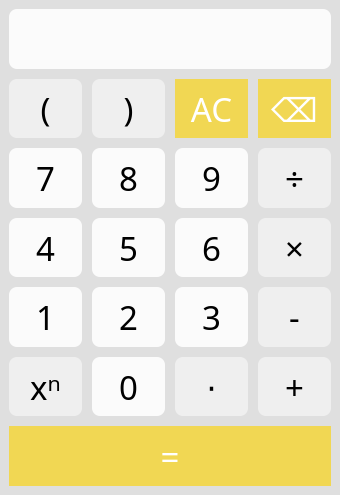
<?xml version="1.0" encoding="UTF-8"?>
<ui version="4.0">
 <class>TheCalculator</class>
 <widget class="QMainWindow" name="TheCalculator">
  <property name="windowModality">
   <enum>Qt::ApplicationModal</enum>
  </property>
  <property name="geometry">
   <rect>
    <x>0</x>
    <y>0</y>
    <width>340</width>
    <height>495</height>
   </rect>
  </property>
  <property name="sizePolicy">
   <sizepolicy hsizetype="Preferred" vsizetype="Preferred">
    <horstretch>0</horstretch>
    <verstretch>0</verstretch>
   </sizepolicy>
  </property>
  <property name="minimumSize">
   <size>
    <width>340</width>
    <height>495</height>
   </size>
  </property>
  <property name="baseSize">
   <size>
    <width>340</width>
    <height>495</height>
   </size>
  </property>
  <property name="font">
   <font>
    <weight>50</weight>
    <italic>false</italic>
    <bold>false</bold>
    <underline>false</underline>
    <strikeout>false</strikeout>
   </font>
  </property>
  <property name="cursor">
   <cursorShape>ArrowCursor</cursorShape>
  </property>
  <property name="mouseTracking">
   <bool>false</bool>
  </property>
  <property name="tabletTracking">
   <bool>false</bool>
  </property>
  <property name="focusPolicy">
   <enum>Qt::NoFocus</enum>
  </property>
  <property name="acceptDrops">
   <bool>false</bool>
  </property>
  <property name="windowTitle">
   <string>The Calculator</string>
  </property>
  <property name="windowIcon">
   <iconset>
    <normaloff>icons/TCLogo1.ico</normaloff>icons/TCLogo1.ico</iconset>
  </property>
  <property name="styleSheet">
   <string notr="true">background-color: rgb(223, 223, 223);
</string>
  </property>
  <property name="tabShape">
   <enum>QTabWidget::Rounded</enum>
  </property>
  <property name="dockNestingEnabled">
   <bool>true</bool>
  </property>
  <widget class="QWidget" name="centralwidget">
   <property name="sizePolicy">
    <sizepolicy hsizetype="Maximum" vsizetype="Maximum">
     <horstretch>0</horstretch>
     <verstretch>0</verstretch>
    </sizepolicy>
   </property>
   <layout class="QVBoxLayout" name="verticalLayout">
    <item>
     <layout class="QGridLayout" name="gridLayout" rowstretch="0,0,0,0,0,0,0" columnstretch="0,0,0,0">
      <property name="sizeConstraint">
       <enum>QLayout::SetMaximumSize</enum>
      </property>
      <property name="leftMargin">
       <number>0</number>
      </property>
      <property name="topMargin">
       <number>0</number>
      </property>
      <property name="rightMargin">
       <number>0</number>
      </property>
      <property name="bottomMargin">
       <number>0</number>
      </property>
      <property name="spacing">
       <number>10</number>
      </property>
      <item row="1" column="3">
       <widget class="QPushButton" name="pushB_DEL">
        <property name="sizePolicy">
         <sizepolicy hsizetype="MinimumExpanding" vsizetype="Preferred">
          <horstretch>0</horstretch>
          <verstretch>10</verstretch>
         </sizepolicy>
        </property>
        <property name="font">
         <font>
          <family>SimSun-ExtB</family>
          <pointsize>25</pointsize>
          <weight>50</weight>
          <italic>false</italic>
          <bold>false</bold>
         </font>
        </property>
        <property name="cursor">
         <cursorShape>PointingHandCursor</cursorShape>
        </property>
        <property name="layoutDirection">
         <enum>Qt::LeftToRight</enum>
        </property>
        <property name="styleSheet">
         <string notr="true">QPushButton{
font: 25pt &quot;SimSun-ExtB&quot;;
background-color: #f1d753;
color:#FFFFFF;
border-style:outset;

}
QPushButton:hover{
background-color:#f2dd8e;
}
QPushButton:pressed{
background-color:#e6ba66;
}</string>
        </property>
        <property name="text">
         <string>⌫</string>
        </property>
       </widget>
      </item>
      <item row="1" column="1">
       <widget class="QPushButton" name="pushB_Cbracket">
        <property name="sizePolicy">
         <sizepolicy hsizetype="MinimumExpanding" vsizetype="Preferred">
          <horstretch>0</horstretch>
          <verstretch>10</verstretch>
         </sizepolicy>
        </property>
        <property name="font">
         <font>
          <family>SimSun-ExtB</family>
          <pointsize>25</pointsize>
          <weight>50</weight>
          <italic>false</italic>
          <bold>false</bold>
          <kerning>true</kerning>
         </font>
        </property>
        <property name="cursor">
         <cursorShape>PointingHandCursor</cursorShape>
        </property>
        <property name="styleSheet">
         <string notr="true">QPushButton{
font: 25pt &quot;SimSun-ExtB&quot;;
background-color: rgb(239, 239, 239);
border-style:outset;
border-radius:8px;
}
QPushButton:hover{
background-color:#f4f4f4;
}
QPushButton:pressed{
background-color:#c3c3c3;
}</string>
        </property>
        <property name="text">
         <string>)</string>
        </property>
       </widget>
      </item>
      <item row="1" column="2">
       <widget class="QPushButton" name="pushB_clear">
        <property name="sizePolicy">
         <sizepolicy hsizetype="MinimumExpanding" vsizetype="Preferred">
          <horstretch>0</horstretch>
          <verstretch>10</verstretch>
         </sizepolicy>
        </property>
        <property name="palette">
         <palette>
          <active>
           <colorrole role="WindowText">
            <brush brushstyle="SolidPattern">
             <color alpha="255">
              <red>255</red>
              <green>255</green>
              <blue>255</blue>
             </color>
            </brush>
           </colorrole>
           <colorrole role="Button">
            <brush brushstyle="SolidPattern">
             <color alpha="255">
              <red>241</red>
              <green>215</green>
              <blue>83</blue>
             </color>
            </brush>
           </colorrole>
           <colorrole role="Text">
            <brush brushstyle="SolidPattern">
             <color alpha="255">
              <red>255</red>
              <green>255</green>
              <blue>255</blue>
             </color>
            </brush>
           </colorrole>
           <colorrole role="ButtonText">
            <brush brushstyle="SolidPattern">
             <color alpha="255">
              <red>255</red>
              <green>255</green>
              <blue>255</blue>
             </color>
            </brush>
           </colorrole>
           <colorrole role="Base">
            <brush brushstyle="SolidPattern">
             <color alpha="255">
              <red>241</red>
              <green>215</green>
              <blue>83</blue>
             </color>
            </brush>
           </colorrole>
           <colorrole role="Window">
            <brush brushstyle="SolidPattern">
             <color alpha="255">
              <red>241</red>
              <green>215</green>
              <blue>83</blue>
             </color>
            </brush>
           </colorrole>
          </active>
          <inactive>
           <colorrole role="WindowText">
            <brush brushstyle="SolidPattern">
             <color alpha="255">
              <red>255</red>
              <green>255</green>
              <blue>255</blue>
             </color>
            </brush>
           </colorrole>
           <colorrole role="Button">
            <brush brushstyle="SolidPattern">
             <color alpha="255">
              <red>241</red>
              <green>215</green>
              <blue>83</blue>
             </color>
            </brush>
           </colorrole>
           <colorrole role="Text">
            <brush brushstyle="SolidPattern">
             <color alpha="255">
              <red>255</red>
              <green>255</green>
              <blue>255</blue>
             </color>
            </brush>
           </colorrole>
           <colorrole role="ButtonText">
            <brush brushstyle="SolidPattern">
             <color alpha="255">
              <red>255</red>
              <green>255</green>
              <blue>255</blue>
             </color>
            </brush>
           </colorrole>
           <colorrole role="Base">
            <brush brushstyle="SolidPattern">
             <color alpha="255">
              <red>241</red>
              <green>215</green>
              <blue>83</blue>
             </color>
            </brush>
           </colorrole>
           <colorrole role="Window">
            <brush brushstyle="SolidPattern">
             <color alpha="255">
              <red>241</red>
              <green>215</green>
              <blue>83</blue>
             </color>
            </brush>
           </colorrole>
          </inactive>
          <disabled>
           <colorrole role="WindowText">
            <brush brushstyle="SolidPattern">
             <color alpha="255">
              <red>255</red>
              <green>255</green>
              <blue>255</blue>
             </color>
            </brush>
           </colorrole>
           <colorrole role="Button">
            <brush brushstyle="SolidPattern">
             <color alpha="255">
              <red>241</red>
              <green>215</green>
              <blue>83</blue>
             </color>
            </brush>
           </colorrole>
           <colorrole role="Text">
            <brush brushstyle="SolidPattern">
             <color alpha="255">
              <red>255</red>
              <green>255</green>
              <blue>255</blue>
             </color>
            </brush>
           </colorrole>
           <colorrole role="ButtonText">
            <brush brushstyle="SolidPattern">
             <color alpha="255">
              <red>255</red>
              <green>255</green>
              <blue>255</blue>
             </color>
            </brush>
           </colorrole>
           <colorrole role="Base">
            <brush brushstyle="SolidPattern">
             <color alpha="255">
              <red>241</red>
              <green>215</green>
              <blue>83</blue>
             </color>
            </brush>
           </colorrole>
           <colorrole role="Window">
            <brush brushstyle="SolidPattern">
             <color alpha="255">
              <red>241</red>
              <green>215</green>
              <blue>83</blue>
             </color>
            </brush>
           </colorrole>
          </disabled>
         </palette>
        </property>
        <property name="font">
         <font>
          <family>SimSun-ExtB</family>
          <pointsize>25</pointsize>
          <weight>50</weight>
          <italic>false</italic>
          <bold>false</bold>
          <kerning>true</kerning>
         </font>
        </property>
        <property name="cursor">
         <cursorShape>PointingHandCursor</cursorShape>
        </property>
        <property name="styleSheet">
         <string notr="true">QPushButton{
font: 25pt &quot;SimSun-ExtB&quot;;
background-color: #f1d753;
color:#FFFFFF;
border-style:outset;
}
QPushButton:hover{
background-color:#f2dd8e;
}
QPushButton:pressed{
background-color:#e6ba66;
}</string>
        </property>
        <property name="text">
         <string>AC</string>
        </property>
       </widget>
      </item>
      <item row="3" column="3">
       <widget class="QPushButton" name="pushB_multi">
        <property name="sizePolicy">
         <sizepolicy hsizetype="MinimumExpanding" vsizetype="Preferred">
          <horstretch>0</horstretch>
          <verstretch>10</verstretch>
         </sizepolicy>
        </property>
        <property name="font">
         <font>
          <family>SimSun-ExtB</family>
          <pointsize>25</pointsize>
          <weight>50</weight>
          <italic>false</italic>
          <bold>false</bold>
          <kerning>true</kerning>
         </font>
        </property>
        <property name="cursor">
         <cursorShape>PointingHandCursor</cursorShape>
        </property>
        <property name="styleSheet">
         <string notr="true">QPushButton{
font: 25pt &quot;SimSun-ExtB&quot;;
background-color: rgb(239, 239, 239);
border-style:outset;
border-radius:8px;
}
QPushButton:hover{
background-color:#f4f4f4;
}
QPushButton:pressed{
background-color:#c3c3c3;
}</string>
        </property>
        <property name="text">
         <string>×</string>
        </property>
        <property name="shortcut">
         <string>X</string>
        </property>
       </widget>
      </item>
      <item row="4" column="3">
       <widget class="QPushButton" name="pushB_minus">
        <property name="sizePolicy">
         <sizepolicy hsizetype="MinimumExpanding" vsizetype="Preferred">
          <horstretch>0</horstretch>
          <verstretch>10</verstretch>
         </sizepolicy>
        </property>
        <property name="font">
         <font>
          <family>SimSun-ExtB</family>
          <pointsize>25</pointsize>
          <weight>50</weight>
          <italic>false</italic>
          <bold>false</bold>
          <kerning>true</kerning>
         </font>
        </property>
        <property name="cursor">
         <cursorShape>PointingHandCursor</cursorShape>
        </property>
        <property name="styleSheet">
         <string notr="true">QPushButton{
font: 25pt &quot;SimSun-ExtB&quot;;
background-color: rgb(239, 239, 239);
border-style:outset;
border-radius:8px;
}
QPushButton:hover{
background-color:#f4f4f4;
}
QPushButton:pressed{
background-color:#c3c3c3;
}</string>
        </property>
        <property name="text">
         <string>-</string>
        </property>
        <property name="shortcut">
         <string/>
        </property>
       </widget>
      </item>
      <item row="5" column="3">
       <widget class="QPushButton" name="pushB_plus">
        <property name="sizePolicy">
         <sizepolicy hsizetype="MinimumExpanding" vsizetype="Preferred">
          <horstretch>0</horstretch>
          <verstretch>10</verstretch>
         </sizepolicy>
        </property>
        <property name="font">
         <font>
          <family>SimSun-ExtB</family>
          <pointsize>25</pointsize>
          <weight>50</weight>
          <italic>false</italic>
          <bold>false</bold>
         </font>
        </property>
        <property name="cursor">
         <cursorShape>PointingHandCursor</cursorShape>
        </property>
        <property name="styleSheet">
         <string notr="true">QPushButton{
font: 25pt &quot;SimSun-ExtB&quot;;
background-color: rgb(239, 239, 239);
border-style:outset;
border-radius:8px;
}
QPushButton:hover{
background-color:#f4f4f4;
}
QPushButton:pressed{
background-color:#c3c3c3;
}</string>
        </property>
        <property name="text">
         <string>+</string>
        </property>
        <property name="shortcut">
         <string>+</string>
        </property>
       </widget>
      </item>
      <item row="0" column="0" colspan="4">
       <widget class="QLabel" name="label">
        <property name="sizePolicy">
         <sizepolicy hsizetype="Preferred" vsizetype="Preferred">
          <horstretch>0</horstretch>
          <verstretch>10</verstretch>
         </sizepolicy>
        </property>
        <property name="cursor">
         <cursorShape>ArrowCursor</cursorShape>
        </property>
        <property name="mouseTracking">
         <bool>true</bool>
        </property>
        <property name="styleSheet">
         <string notr="true">font: 25pt &quot;SimSun-ExtB&quot;;
background-color:#fbfbfb;
border-radius:8px;</string>
        </property>
        <property name="text">
         <string/>
        </property>
        <property name="scaledContents">
         <bool>false</bool>
        </property>
        <property name="alignment">
         <set>Qt::AlignRight|Qt::AlignTrailing|Qt::AlignVCenter</set>
        </property>
        <property name="margin">
         <number>5</number>
        </property>
        <property name="indent">
         <number>-1</number>
        </property>
       </widget>
      </item>
      <item row="2" column="3">
       <widget class="QPushButton" name="pushB_div">
        <property name="sizePolicy">
         <sizepolicy hsizetype="MinimumExpanding" vsizetype="Preferred">
          <horstretch>0</horstretch>
          <verstretch>10</verstretch>
         </sizepolicy>
        </property>
        <property name="font">
         <font>
          <family>SimSun-ExtB</family>
          <pointsize>25</pointsize>
          <weight>50</weight>
          <italic>false</italic>
          <bold>false</bold>
          <kerning>true</kerning>
         </font>
        </property>
        <property name="cursor">
         <cursorShape>PointingHandCursor</cursorShape>
        </property>
        <property name="styleSheet">
         <string notr="true">QPushButton{
font: 25pt &quot;SimSun-ExtB&quot;;
background-color: rgb(239, 239, 239);
border-style:outset;
border-radius:8px;
}
QPushButton:hover{
background-color:#f4f4f4;
}
QPushButton:pressed{
background-color:#c3c3c3;
}</string>
        </property>
        <property name="text">
         <string>÷</string>
        </property>
       </widget>
      </item>
      <item row="1" column="0">
       <widget class="QPushButton" name="pushB_Obracket">
        <property name="sizePolicy">
         <sizepolicy hsizetype="MinimumExpanding" vsizetype="Preferred">
          <horstretch>0</horstretch>
          <verstretch>10</verstretch>
         </sizepolicy>
        </property>
        <property name="font">
         <font>
          <family>SimSun-ExtB</family>
          <pointsize>25</pointsize>
          <weight>50</weight>
          <italic>false</italic>
          <bold>false</bold>
          <kerning>true</kerning>
         </font>
        </property>
        <property name="cursor">
         <cursorShape>PointingHandCursor</cursorShape>
        </property>
        <property name="tabletTracking">
         <bool>false</bool>
        </property>
        <property name="acceptDrops">
         <bool>false</bool>
        </property>
        <property name="layoutDirection">
         <enum>Qt::LeftToRight</enum>
        </property>
        <property name="autoFillBackground">
         <bool>false</bool>
        </property>
        <property name="styleSheet">
         <string notr="true">QPushButton{
font: 25pt &quot;SimSun-ExtB&quot;;
background-color: rgb(239, 239, 239);
border-style:outset;
border-radius:8px;
}
QPushButton:hover{
background-color:#f4f4f4;
}
QPushButton:pressed{
background-color:#c3c3c3;
}</string>
        </property>
        <property name="text">
         <string>(</string>
        </property>
       </widget>
      </item>
      <item row="2" column="2">
       <widget class="QPushButton" name="pushB_9">
        <property name="sizePolicy">
         <sizepolicy hsizetype="MinimumExpanding" vsizetype="Preferred">
          <horstretch>0</horstretch>
          <verstretch>10</verstretch>
         </sizepolicy>
        </property>
        <property name="font">
         <font>
          <family>SimSun-ExtB</family>
          <pointsize>25</pointsize>
          <weight>50</weight>
          <italic>false</italic>
          <bold>false</bold>
          <kerning>true</kerning>
         </font>
        </property>
        <property name="cursor">
         <cursorShape>PointingHandCursor</cursorShape>
        </property>
        <property name="styleSheet">
         <string notr="true">QPushButton{
font: 25pt &quot;SimSun-ExtB&quot;;
background-color:#fbfbfb;
border-style:outset;
border-radius:8px;
}
QPushButton:hover{
background-color:#FFFFFF;
}
QPushButton:pressed{
background-color:#c3c3c3;
}</string>
        </property>
        <property name="text">
         <string>9</string>
        </property>
       </widget>
      </item>
      <item row="2" column="1">
       <widget class="QPushButton" name="pushB_8">
        <property name="sizePolicy">
         <sizepolicy hsizetype="MinimumExpanding" vsizetype="Preferred">
          <horstretch>0</horstretch>
          <verstretch>10</verstretch>
         </sizepolicy>
        </property>
        <property name="font">
         <font>
          <family>SimSun-ExtB</family>
          <pointsize>25</pointsize>
          <weight>50</weight>
          <italic>false</italic>
          <bold>false</bold>
          <kerning>true</kerning>
         </font>
        </property>
        <property name="cursor">
         <cursorShape>PointingHandCursor</cursorShape>
        </property>
        <property name="styleSheet">
         <string notr="true">QPushButton{
font: 25pt &quot;SimSun-ExtB&quot;;
background-color:#fbfbfb;
border-style:outset;
border-radius:8px;
}
QPushButton:hover{
background-color:#FFFFFF;
}
QPushButton:pressed{
background-color:#c3c3c3;
}</string>
        </property>
        <property name="text">
         <string>8</string>
        </property>
       </widget>
      </item>
      <item row="2" column="0">
       <widget class="QPushButton" name="pushB_7">
        <property name="sizePolicy">
         <sizepolicy hsizetype="MinimumExpanding" vsizetype="Preferred">
          <horstretch>0</horstretch>
          <verstretch>10</verstretch>
         </sizepolicy>
        </property>
        <property name="font">
         <font>
          <family>SimSun-ExtB</family>
          <pointsize>25</pointsize>
          <weight>50</weight>
          <italic>false</italic>
          <bold>false</bold>
          <kerning>true</kerning>
         </font>
        </property>
        <property name="cursor">
         <cursorShape>PointingHandCursor</cursorShape>
        </property>
        <property name="styleSheet">
         <string notr="true">QPushButton{
font: 25pt &quot;SimSun-ExtB&quot;;
background-color:#fbfbfb;
border-style:outset;
border-radius:8px;
}
QPushButton:hover{
background-color:#FFFFFF;
}
QPushButton:pressed{
background-color:#c3c3c3;
}</string>
        </property>
        <property name="text">
         <string>7</string>
        </property>
       </widget>
      </item>
      <item row="3" column="1">
       <widget class="QPushButton" name="pushB_5">
        <property name="sizePolicy">
         <sizepolicy hsizetype="MinimumExpanding" vsizetype="Preferred">
          <horstretch>0</horstretch>
          <verstretch>10</verstretch>
         </sizepolicy>
        </property>
        <property name="font">
         <font>
          <family>SimSun-ExtB</family>
          <pointsize>25</pointsize>
          <weight>50</weight>
          <italic>false</italic>
          <bold>false</bold>
          <kerning>true</kerning>
         </font>
        </property>
        <property name="cursor">
         <cursorShape>PointingHandCursor</cursorShape>
        </property>
        <property name="styleSheet">
         <string notr="true">QPushButton{
font: 25pt &quot;SimSun-ExtB&quot;;
background-color:#fbfbfb;
border-style:outset;
border-radius:8px;
}
QPushButton:hover{
background-color:#FFFFFF;
}
QPushButton:pressed{
background-color:#c3c3c3;
}</string>
        </property>
        <property name="text">
         <string>5</string>
        </property>
       </widget>
      </item>
      <item row="3" column="2">
       <widget class="QPushButton" name="pushB_6">
        <property name="sizePolicy">
         <sizepolicy hsizetype="MinimumExpanding" vsizetype="Preferred">
          <horstretch>0</horstretch>
          <verstretch>10</verstretch>
         </sizepolicy>
        </property>
        <property name="font">
         <font>
          <family>SimSun-ExtB</family>
          <pointsize>25</pointsize>
          <weight>50</weight>
          <italic>false</italic>
          <bold>false</bold>
          <kerning>true</kerning>
         </font>
        </property>
        <property name="cursor">
         <cursorShape>PointingHandCursor</cursorShape>
        </property>
        <property name="styleSheet">
         <string notr="true">QPushButton{
font: 25pt &quot;SimSun-ExtB&quot;;
background-color:#fbfbfb;
border-style:outset;
border-radius:8px;
}
QPushButton:hover{
background-color:#FFFFFF;
}
QPushButton:pressed{
background-color:#c3c3c3;
}</string>
        </property>
        <property name="text">
         <string>6</string>
        </property>
       </widget>
      </item>
      <item row="4" column="2">
       <widget class="QPushButton" name="pushB_3">
        <property name="sizePolicy">
         <sizepolicy hsizetype="MinimumExpanding" vsizetype="Preferred">
          <horstretch>0</horstretch>
          <verstretch>10</verstretch>
         </sizepolicy>
        </property>
        <property name="font">
         <font>
          <family>SimSun-ExtB</family>
          <pointsize>25</pointsize>
          <weight>50</weight>
          <italic>false</italic>
          <bold>false</bold>
          <kerning>true</kerning>
         </font>
        </property>
        <property name="cursor">
         <cursorShape>PointingHandCursor</cursorShape>
        </property>
        <property name="styleSheet">
         <string notr="true">QPushButton{
font: 25pt &quot;SimSun-ExtB&quot;;
background-color:#fbfbfb;
border-style:outset;
border-radius:8px;
}
QPushButton:hover{
background-color:#FFFFFF;
}
QPushButton:pressed{
background-color:#c3c3c3;
}</string>
        </property>
        <property name="text">
         <string>3</string>
        </property>
       </widget>
      </item>
      <item row="4" column="1">
       <widget class="QPushButton" name="pushB_2">
        <property name="sizePolicy">
         <sizepolicy hsizetype="MinimumExpanding" vsizetype="Preferred">
          <horstretch>0</horstretch>
          <verstretch>10</verstretch>
         </sizepolicy>
        </property>
        <property name="font">
         <font>
          <family>SimSun-ExtB</family>
          <pointsize>25</pointsize>
          <weight>50</weight>
          <italic>false</italic>
          <bold>false</bold>
          <kerning>true</kerning>
         </font>
        </property>
        <property name="cursor">
         <cursorShape>PointingHandCursor</cursorShape>
        </property>
        <property name="styleSheet">
         <string notr="true">QPushButton{
font: 25pt &quot;SimSun-ExtB&quot;;
background-color:#fbfbfb;
border-style:outset;
border-radius:8px;
}
QPushButton:hover{
background-color:#FFFFFF;
}
QPushButton:pressed{
background-color:#c3c3c3;
}</string>
        </property>
        <property name="text">
         <string>2</string>
        </property>
       </widget>
      </item>
      <item row="3" column="0">
       <widget class="QPushButton" name="pushB_4">
        <property name="sizePolicy">
         <sizepolicy hsizetype="MinimumExpanding" vsizetype="Preferred">
          <horstretch>0</horstretch>
          <verstretch>10</verstretch>
         </sizepolicy>
        </property>
        <property name="font">
         <font>
          <family>SimSun-ExtB</family>
          <pointsize>25</pointsize>
          <weight>50</weight>
          <italic>false</italic>
          <bold>false</bold>
          <kerning>true</kerning>
         </font>
        </property>
        <property name="cursor">
         <cursorShape>PointingHandCursor</cursorShape>
        </property>
        <property name="styleSheet">
         <string notr="true">QPushButton{
font: 25pt &quot;SimSun-ExtB&quot;;
background-color:#fbfbfb;
border-style:outset;
border-radius:8px;
}
QPushButton:hover{
background-color:#FFFFFF;
}
QPushButton:pressed{
background-color:#c3c3c3;
}</string>
        </property>
        <property name="text">
         <string>4</string>
        </property>
       </widget>
      </item>
      <item row="4" column="0">
       <widget class="QPushButton" name="pushB_1">
        <property name="sizePolicy">
         <sizepolicy hsizetype="MinimumExpanding" vsizetype="Preferred">
          <horstretch>0</horstretch>
          <verstretch>10</verstretch>
         </sizepolicy>
        </property>
        <property name="font">
         <font>
          <family>SimSun-ExtB</family>
          <pointsize>25</pointsize>
          <weight>50</weight>
          <italic>false</italic>
          <bold>false</bold>
          <kerning>true</kerning>
         </font>
        </property>
        <property name="cursor">
         <cursorShape>PointingHandCursor</cursorShape>
        </property>
        <property name="styleSheet">
         <string notr="true">QPushButton{
font: 25pt &quot;SimSun-ExtB&quot;;
background-color:#fbfbfb;
border-style:outset;
border-radius:8px;
}
QPushButton:hover{
background-color:#FFFFFF;
}
QPushButton:pressed{
background-color:#c3c3c3;
}</string>
        </property>
        <property name="text">
         <string>1</string>
        </property>
       </widget>
      </item>
      <item row="5" column="1">
       <widget class="QPushButton" name="pushB_zero">
        <property name="sizePolicy">
         <sizepolicy hsizetype="MinimumExpanding" vsizetype="Preferred">
          <horstretch>0</horstretch>
          <verstretch>10</verstretch>
         </sizepolicy>
        </property>
        <property name="font">
         <font>
          <family>SimSun-ExtB</family>
          <pointsize>25</pointsize>
          <weight>50</weight>
          <italic>false</italic>
          <bold>false</bold>
          <kerning>true</kerning>
         </font>
        </property>
        <property name="cursor">
         <cursorShape>PointingHandCursor</cursorShape>
        </property>
        <property name="styleSheet">
         <string notr="true">QPushButton{
font: 25pt &quot;SimSun-ExtB&quot;;
background-color:#fbfbfb;
border-style:outset;
border-radius:8px;
}
QPushButton:hover{
background-color:#FFFFFF;
}
QPushButton:pressed{
background-color:#c3c3c3;
}</string>
        </property>
        <property name="text">
         <string>0</string>
        </property>
       </widget>
      </item>
      <item row="5" column="2">
       <widget class="QPushButton" name="pushB_point">
        <property name="sizePolicy">
         <sizepolicy hsizetype="MinimumExpanding" vsizetype="Preferred">
          <horstretch>0</horstretch>
          <verstretch>10</verstretch>
         </sizepolicy>
        </property>
        <property name="font">
         <font>
          <family>SimSun-ExtB</family>
          <pointsize>25</pointsize>
          <weight>50</weight>
          <italic>false</italic>
          <bold>false</bold>
          <kerning>true</kerning>
         </font>
        </property>
        <property name="cursor">
         <cursorShape>PointingHandCursor</cursorShape>
        </property>
        <property name="styleSheet">
         <string notr="true">QPushButton{
font: 25pt &quot;SimSun-ExtB&quot;;
background-color: rgb(239, 239, 239);
border-style:outset;
border-radius:8px;
}
QPushButton:hover{
background-color:#f4f4f4;
}
QPushButton:pressed{
background-color:#c3c3c3;
}</string>
        </property>
        <property name="text">
         <string>⋅</string>
        </property>
        <property name="shortcut">
         <string>.</string>
        </property>
       </widget>
      </item>
      <item row="5" column="0">
       <widget class="QPushButton" name="pushB_deg">
        <property name="sizePolicy">
         <sizepolicy hsizetype="MinimumExpanding" vsizetype="Preferred">
          <horstretch>0</horstretch>
          <verstretch>10</verstretch>
         </sizepolicy>
        </property>
        <property name="font">
         <font>
          <family>SimSun-ExtB</family>
          <pointsize>25</pointsize>
          <weight>50</weight>
          <italic>false</italic>
          <bold>false</bold>
          <kerning>true</kerning>
         </font>
        </property>
        <property name="cursor">
         <cursorShape>PointingHandCursor</cursorShape>
        </property>
        <property name="styleSheet">
         <string notr="true">QPushButton{
font: 25pt &quot;SimSun-ExtB&quot;;
background-color: rgb(239, 239, 239);
border-style:outset;
border-radius:8px;
}
QPushButton:hover{
background-color:#f4f4f4;
}
QPushButton:pressed{
background-color:#c3c3c3;
}</string>
        </property>
        <property name="text">
         <string>xⁿ</string>
        </property>
       </widget>
      </item>
      <item row="6" column="0" colspan="4">
       <widget class="QPushButton" name="pushB_equals">
        <property name="sizePolicy">
         <sizepolicy hsizetype="MinimumExpanding" vsizetype="Preferred">
          <horstretch>0</horstretch>
          <verstretch>10</verstretch>
         </sizepolicy>
        </property>
        <property name="font">
         <font>
          <family>SimSun-ExtB</family>
          <pointsize>25</pointsize>
          <weight>50</weight>
          <italic>false</italic>
          <bold>false</bold>
         </font>
        </property>
        <property name="cursor">
         <cursorShape>PointingHandCursor</cursorShape>
        </property>
        <property name="styleSheet">
         <string notr="true">QPushButton{
font: 25pt &quot;SimSun-ExtB&quot;;
background-color: #f1d753;
color:#FFFFFF;
border-style:outset;

}
QPushButton:hover{
background-color:#f2dd8e;
}
QPushButton:pressed{
background-color:#e6ba66;
}</string>
        </property>
        <property name="text">
         <string>=</string>
        </property>
        <property name="shortcut">
         <string>=</string>
        </property>
       </widget>
      </item>
     </layout>
    </item>
   </layout>
  </widget>
 </widget>
 <resources/>
 <connections/>
</ui>
